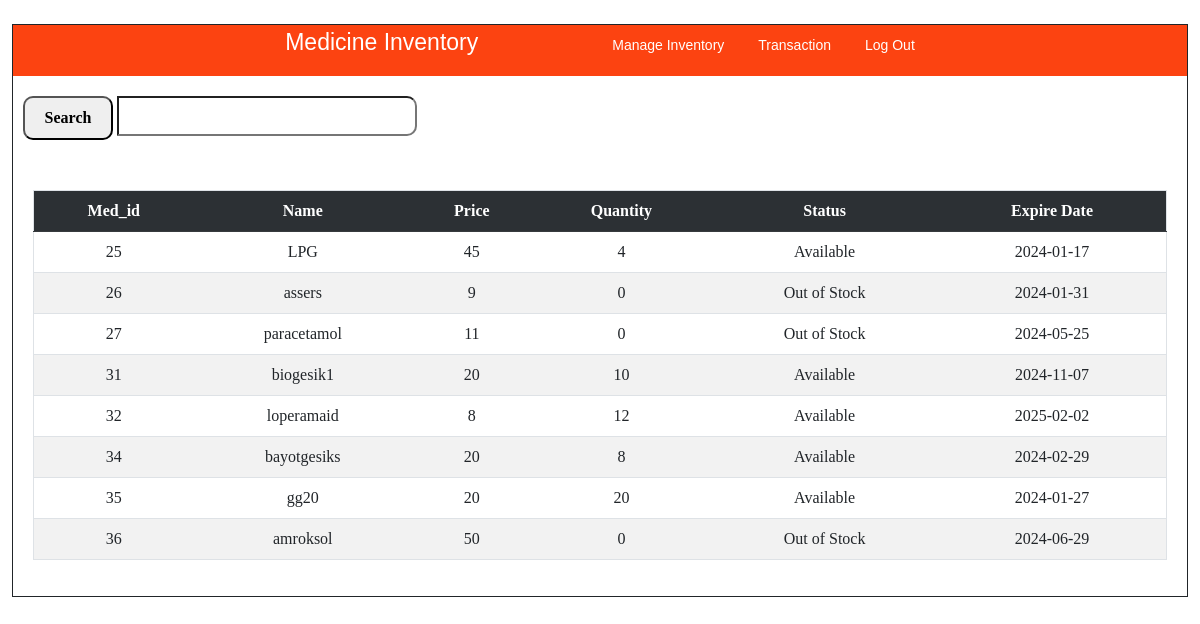
/php/dashboard.php, run on the app's committed database.
### tables this page shows
CREATE TABLE `med_inventory` (
  `Med_Id` int(11) NOT NULL,
  `Med_name` varchar(50) NOT NULL,
  `Med_price` int(20) NOT NULL,
  `Med_Quantity` int(20) NOT NULL,
  `Med_status` varchar(15) NOT NULL,
  `Med_ExpDate` date NOT NULL,
  `sup_Id` int(10) NOT NULL
);

### php/dashboard.php (the view, shortened to what this page needs)
<!DOCTYPE html>
<html lang="en">
<head>
    <link rel="stylesheet" type="text/css" href="..//css/mainTable.css?v=2"/>
    <link href="https://cdn.jsdelivr.net/npm/bootstrap@5.0.2/dist/css/bootstrap.min.css" rel="stylesheet">
</head>
<body>
<div class="container-lg-12 mt-4">
        <div class="inner">
<div class="nabar">
<p>Medicine Inventory</p>
    <a href="mangeStock.php">Manage Inventory</a>
    <a href="costumerTransac.php">Transaction</a>
    <a id="account" href="login.php">Log Out</a>
    <br>
  </div>
 <div class="divi">
  <form  id="searchForm">
    <div class="searchCon">
  <button type="button" onclick="performSearch()" class="search" id="search" name="search">Search</button>
  <input  class="inputSearch" id="inputSearch" name="inputSearch" type="text" required>
  </div>
  </form>
  </div>
<?php
    $servername = "localhost";
    $username = "root";
    $password = "";
    $dbname = "medicine_inventory";
    $conn = new mysqli($servername, $username, $password, $dbname);
    $sql = "SELECT * FROM med_inventory";
    $result = $conn->query($sql);
    ?>
    <div id="tableData">
<table class="table table-striped table-hover">
        <tr class="table-dark text-center">
            <th>Med_id</th>
            <th>Name</th>
            <th>Price</th>
            <th>Quantity</th>
            <th>Status</th>
            <th>Expire Date</th>
        </tr>
        <?php
        if ($result->num_rows > 0) {
            while ($row = $result->fetch_assoc()) {
                echo "<tr class = 'text-center'>";
                echo "<td>" . $row["Med_Id"] . "</td>";
                echo "<td>" . $row["Med_name"] . "</td>";
                echo "<td>" . $row["Med_price"] . "</td>";
                echo "<td>" . $row["Med_Quantity"] . "</td>";
                echo "<td>" . $row["Med_status"] . "</td>";
                echo "<td>" . $row["Med_ExpDate"] . "</td>";
                echo "</tr>";
            }
        } else {
            echo "<tr><td colspan='3'>No data found</td></tr>";
        }
        ?>
    </table>
    </div>
    </div>
</div>
</body>
</html>

### css/mainTable.css (style rules this page uses)
* { font-family: 'Libre Baskerville', serif; transition: all 1s ease; animation: 1s ease-in 0s 1 slideInLeft; }
body { font-family: Arial, sans-serif; background-color: #f4f4f4; margin: 20px; }
table { width: 100%; border-collapse: collapse; margin-top: 20px; border: solid 5px; }
table, th, td { border: 1px solid #ddd; }
th, td { padding: 12px; text-align: center; }
th { background-color: #4CAF50; color: white; }
.nabar { background-color: #fc4311; width: 100%; text-align: center; height: 100%; overflow: hidden; }
.nabar a , .nabar p { text-decoration: none; display: inline-block; color: white ; padding: 0px 15px; font-family: 'Lucida Sans', 'Lucida Sans Regular', 'Lucida Grande', 'Lucida Sans Unicode', Geneva, Verdana, sans-serif; font-size: 14px; }
.nabar p { margin-right: 100px; font-family: 'Franklin Gothic Medium', 'Arial Narrow', Arial, sans-serif !important; font-size: 23px; }
.inner { max-width: 1800px; width: 98%; margin: 0 auto; padding: 0; box-sizing: border-box; border: 1px solid; overflow: hidden; }
.searchCon, .searchCon1 { padding: 10px; margin: 0 auto; margin-top: 10px; width: 100%; overflow: hidden; }
.searchCon input { width: 300px; height: 40px; text-align: center; border-radius: 0px 10px 10px 0px; font-size: 20px; font-weight: bold; }
.searchCon button, .searchCon1 button { width: 90px; height: 44px; border-radius: 10px 10px 10px 10px; font-size: 16px; font-weight: bold; }
.divi { display: flex; align-items: center; justify-content: space-between; padding: 0px 10px 0px 0px; }
#tableData { padding: 20px; }

### data on the page
med_inventory: Med_Id "25", Med_name "LPG", Med_price "45", Med_Quantity "4", Med_status "Available", Med_ExpDate "2024-01-17"
med_inventory: Med_Id "26", Med_name "assers", Med_price "9", Med_Quantity "0", Med_status "Out of Stock", Med_ExpDate "2024-01-31"
med_inventory: Med_Id "27", Med_name "paracetamol", Med_price "11", Med_Quantity "0", Med_status "Out of Stock", Med_ExpDate "2024-05-25"
med_inventory: Med_Id "31", Med_name "biogesik1", Med_price "20", Med_Quantity "10", Med_status "Available", Med_ExpDate "2024-11-07"
med_inventory: Med_Id "32", Med_name "loperamaid", Med_price "8", Med_Quantity "12", Med_status "Available", Med_ExpDate "2025-02-02"
med_inventory: Med_Id "34", Med_name "bayotgesiks", Med_price "20", Med_Quantity "8", Med_status "Available", Med_ExpDate "2024-02-29"
med_inventory: Med_Id "35", Med_name "gg20", Med_price "20", Med_Quantity "20", Med_status "Available", Med_ExpDate "2024-01-27"
med_inventory: Med_Id "36", Med_name "amroksol", Med_price "50", Med_Quantity "0", Med_status "Out of Stock", Med_ExpDate "2024-06-29"
